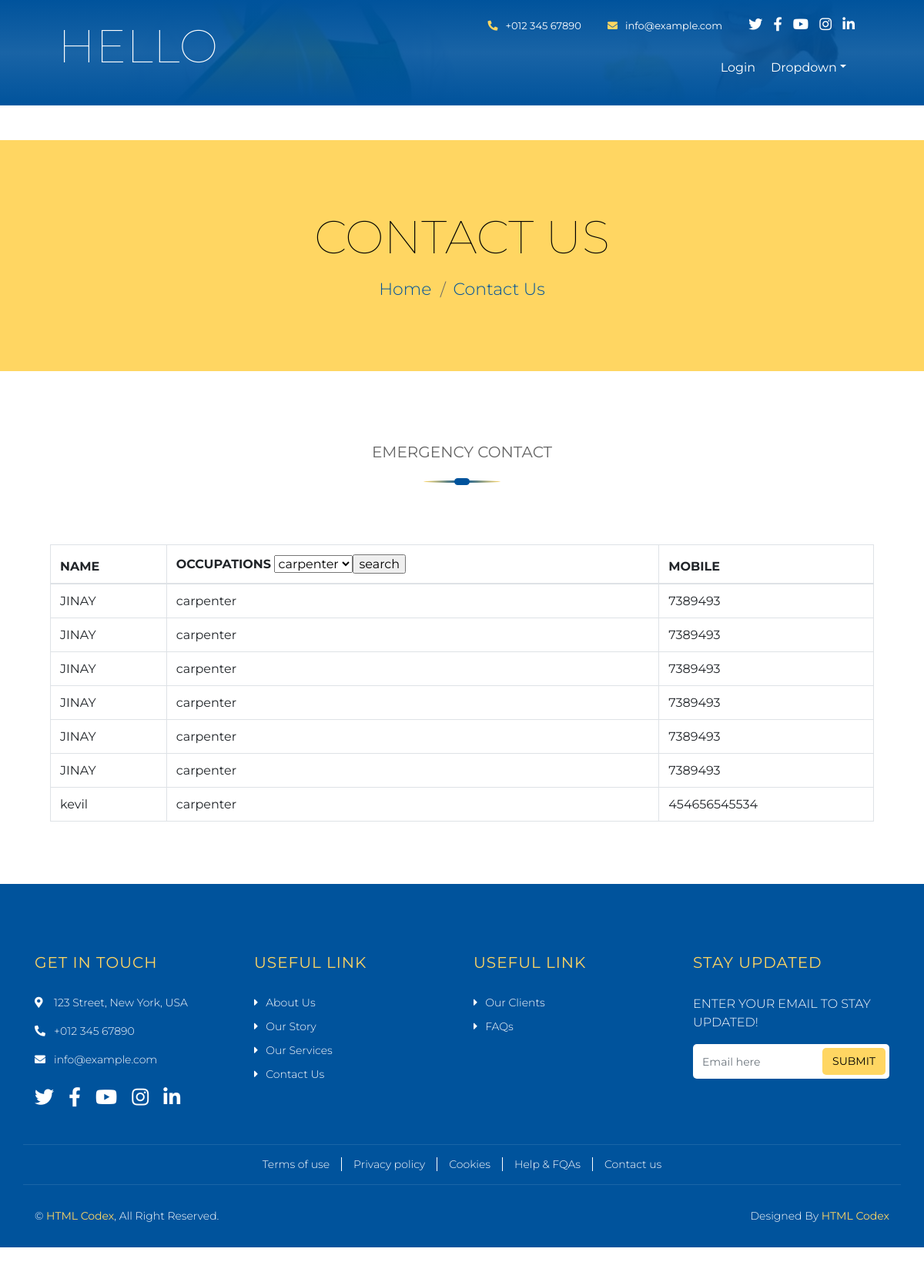
The app's page /contact/, older data.
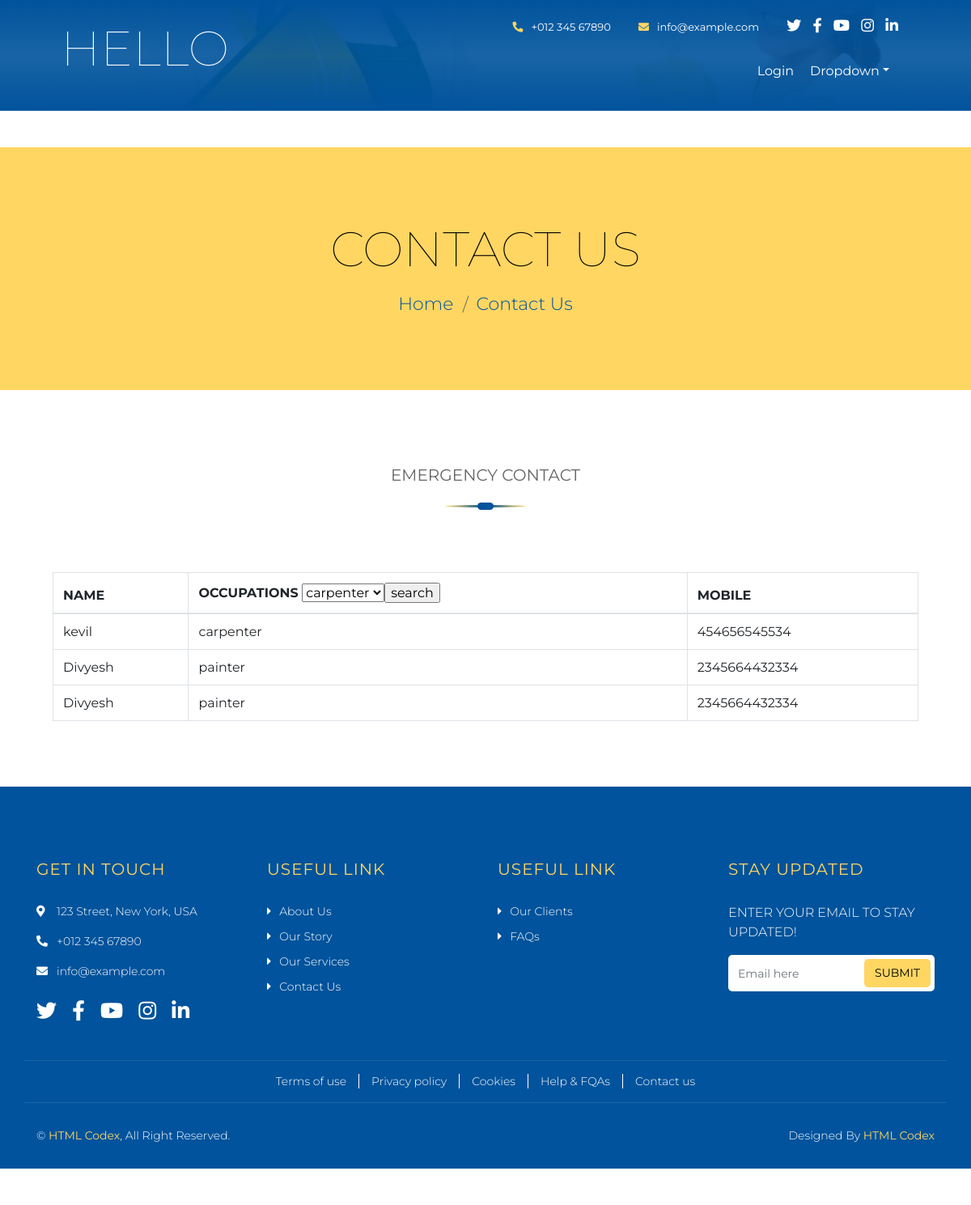
The same page, newer data.
### myapp/models.py (models this page shows, shortened)
class Emergency_Contact(models.Model):
    name = models.CharField(max_length=50)
    mobile = models.CharField(max_length=50)
    occupation=models.CharField(max_length=50)

### memberapp/views.py (the view)
# urls.py: path('contact/',views.contact,name='contact'),
def contact(request):
    v=m.Emergency_Contact.objects.all()
    return render(request,'contact.html',{'v':v})

### memberapp/templates/contact.html (shortened to what this page needs)
{% extends 'headers.html' %}
{% load static %}
{% block content %}
<!DOCTYPE html>
<html lang="en">
  <head>
    <link
      href="https://stackpath.bootstrapcdn.com/bootstrap/4.4.1/css/bootstrap.min.css"
      rel="stylesheet"
    />
    <link
      href="https://cdnjs.cloudflare.com/ajax/libs/font-awesome/5.10.0/css/all.min.css"
      rel="stylesheet"
    />
    <link
      href="{% static 'lib/owlcarousel/assets/owl.carousel.min.css' %}"
      rel="stylesheet"
    />
    <link
      href="{% static 'lib/lightbox/css/lightbox.min.css' %}"
      rel="stylesheet"
    />
    <link href="{% static 'css/style.css' %}" rel="stylesheet" />
  </head>
  <body>
    <div class="wrapper">
      <div class="page-header">
        <div class="container">
          <div class="row">
            <div class="col-12">
              <h2>Contact Us</h2>
            </div>
            <div class="col-12">
              <a href="">Home</a>
              <a href="">Contact Us</a>
            </div>
          </div>
        </div>
      </div>
      <div class="contact">
        <div class="container">
          <div class="section-header">
            <p>EMERGENCY CONTACT</p>
          </div>
          <div class="card-body">
            <div class="table-responsive">
              <table
                class="table table-bordered"
                id="dataTable"
                width="100%"
                cellspacing="0"
              >
                <thead>
                  <tr>
                    <th>NAME</th>
                    <th>OCCUPATIONS <select name="search" id="" >
                        <option value="carpenter">carpenter</option>
                        <input type="submit" name="" value="search" id="">
                    </select> </th>
                    <th>MOBILE</th>
                  </tr>
                  </div>
                <tbody>
                    {% for one in v %}
                    <tr>
                        <td>{{one.name}}</td>
                        <td>{{one.occupation}}</td>
                        <td>{{one.mobile}}</td>
                    </tr>
                    {% endfor %}
                </tbody>
            </div>
          </div>
        </div>
        {% endblock %}

### memberapp/templates/headers.html (shortened to what this page needs)
{% load static  %}
    <div class="header home">
        <div class="container-fluid">
            <div class="header-top row align-items-center">
                <div class="col-lg-3">
                    <div class="brand">
                        <a href="#">
                            <P>HELLO</P>
                        </a>
                    </div>
                </div>
                <div class="col-lg-9">
                    <div class="topbar">
                        <div class="topbar-col">
                            <a href="tel:+012 345 67890"><i class="fa fa-phone-alt"></i>+012 345 67890</a>
                        </div>
                        <div class="topbar-col">
                            <a href="mailto:info@example.com"><i class="fa fa-envelope"></i>info@example.com</a>
                        </div>
                        <div class="topbar-col">
                            <div class="topbar-social">
                                <a href="#"><i class="fab fa-twitter"></i></a>
                                <a href="#"><i class="fab fa-facebook-f"></i></a>
                                <a href="#"><i class="fab fa-youtube"></i></a>
                                <a href="#"><i class="fab fa-instagram"></i></a>
                                <a href="#"><i class="fab fa-linkedin-in"></i></a>
                            </div>
                        </div>
                    </div>
                    <div class="navbar navbar-expand-lg bg-light navbar-light">
                        <div class="collapse navbar-collapse justify-content-between" id="navbarCollapse">
                            <div class="navbar-nav ml-auto">
                                {% if request.session.emails %}
                                <a href="{% url 'about' %}" class="nav-item nav-link">About</a>
                                <a href="{% url 'note' %}" class="nav-item nav-link"> Notification</a>
                                <a href="{% url 'event' %}" class="nav-item nav-link">Event Gallery</a>
                                <a href="{% url 'complain' %}" class="nav-item nav-link">Complain</a>
                                <a href="{% url 'contact' %}" class="nav-item nav-link">Contact</a>
                                <a href="{% url 'payment' %}" class="nav-item nav-link">Payment</a>
                                {% else %}
                                <a href="{% url 'login' %}" class="nav-item nav-link">Login</a>
                                {% endif %}
                                <div class="nav-item dropdown">
                                    <a href="" class="nav-link dropdown-toggle" data-toggle="dropdown">Dropdown</a>
                                </div>
                            </div>
                        </div>
                    </div>
                </div>
            </div>
        </div>
    </div>
    {% block content %}
    {% endblock %}
    <div class="footer">
        <div class="container">
            <div class="row">
                <div class="col-md-6 col-lg-3">
                    <div class="footer-contact">
                        <h2>Get In Touch</h2>
                        <p><i class="fa fa-map-marker-alt"></i>123 Street, New York, USA</p>
                        <p><i class="fa fa-phone-alt"></i>+012 345 67890</p>
                        <p><i class="fa fa-envelope"></i>info@example.com</p>
                        <div class="footer-social">
                            <a href="#"><i class="fab fa-twitter"></i></a>
                            <a href="#"><i class="fab fa-facebook-f"></i></a>
                            <a href="#"><i class="fab fa-youtube"></i></a>
                            <a href="#"><i class="fab fa-instagram"></i></a>
                            <a href="#"><i class="fab fa-linkedin-in"></i></a>
                        </div>
                    </div>
                </div>
                <div class="col-md-6 col-lg-3">
                    <div class="footer-link">
                        <h2>Useful Link</h2>
                        <a href="#">About Us</a>
                        <a href="#">Our Story</a>
                        <a href="#">Our Services</a>
                        <a href="#">Contact Us</a>
                    </div>
                </div>
                <div class="col-md-6 col-lg-3">
                    <div class="footer-link">
                        <h2>Useful Link</h2>
                        <a href="">Our Clients</a>
                        <a href="">FAQs</a>
                    </div>
                </div>
                <div class="col-md-6 col-lg-3">
                    <div class="footer-form">
                        <h2>Stay Updated</h2>
                        <p>
                            ENTER YOUR EMAIL TO STAY UPDATED!
                        </p>
                        <input class="form-control" placeholder="Email here">
                        <button class="btn">Submit</button>
                    </div>
                </div>
            </div>
        </div>
        <div class="container footer-menu">
            <div class="f-menu">
                <a href="#">Terms of use</a>
                <a href="#">Privacy policy</a>
                <a href="#">Cookies</a>
                <a href="#">Help & FQAs</a>
                <a href="#">Contact us</a>
            </div>
        </div>
        <div class="container copyright">
            <div class="row">
                <div class="col-md-6">
                    <p>&copy; <a href="https://htmlcodex.com">HTML Codex</a>, All Right Reserved.</p>
                </div>
                <div class="col-md-6">
                    <p>Designed By <a href="https://htmlcodex.com">HTML Codex</a></p>
                </div>
            </div>
        </div>
    </div>
</body>
</html>

Row changes from the older to the newer data that the page shows:
removed Emergency_Contact: name "JINAY", occupation "carpenter", mobile "7389493"
removed Emergency_Contact: name "JINAY", occupation "carpenter", mobile "7389493"
removed Emergency_Contact: name "JINAY", occupation "carpenter", mobile "7389493"
removed Emergency_Contact: name "JINAY", occupation "carpenter", mobile "7389493"
removed Emergency_Contact: name "JINAY", occupation "carpenter", mobile "7389493"
removed Emergency_Contact: name "JINAY", occupation "carpenter", mobile "7389493"
added Emergency_Contact: name "Divyesh", occupation "painter", mobile "2345664432334"
added Emergency_Contact: name "Divyesh", occupation "painter", mobile "2345664432334"
